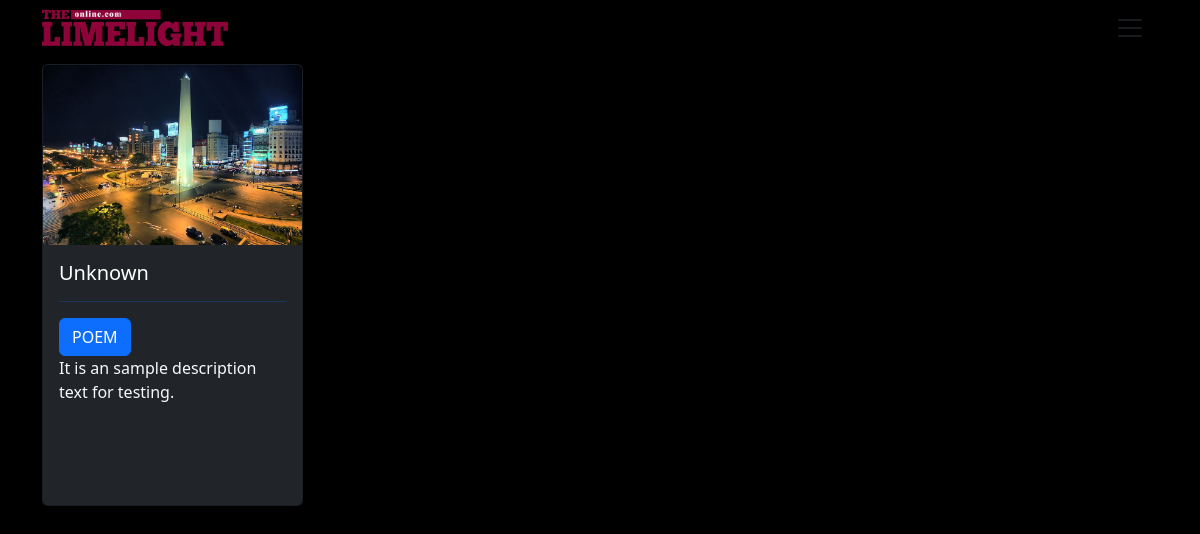
Page /poem on the committed database.
### poem/models.py (models this page shows, shortened)
class Poem(models.Model):
    LIVE = 1
    DELETE = 0
    DELETE_CHOICE = (
        (LIVE,'Live'),
        (DELETE,'Delete')
    )
    title = models.CharField(max_length=200)
    author = models.CharField(max_length=100)
    institution = models.CharField(max_length=300)
    description = models.TextField()
    detail = HTMLField()
    image = models.ImageField(upload_to='images/')
    priority = models.IntegerField(default=0)
    delete_choice = models.IntegerField(choices=DELETE_CHOICE, default=LIVE)
    created_at = models.DateTimeField(auto_now_add=True)
    updated_at = models.DateTimeField(auto_now=True)

### poem/views.py (the view)
# urls.py: path('poem', include('poem.urls')),
def poem(request):
    poems = Poem.objects.all()
    context = {
        'poems': poems,
    }
    return render(request, 'poem.html', context)

### templates/poem.html
{% extends 'blank_layout.html' %}
{% load static %}
{% block header %}
{% include 'header.html' %}
{% endblock header %}
{% block poem %}
<div class="container pt-5">
    <div class="row">
        {% for poem in poems %}
            <div class="col-md-3 pt-3">
                <a href="{% url 'poem_detail' poem.id %}" style="text-decoration: none;">
                    <div class="card bg-dark">
                        <img src="{{ poem.image.url }}" class="card-img-top" alt="...">
                        <div class="card-body" style="height:260px; overflow: hidden;">
                            <h5 class="card-title text-white">{{ poem.author }}</h5>
                            <hr>
                            <a href="{% url 'poem_detail' poem.id %}" class="btn btn-primary text-white">POEM</a>
                            <div class="card-text text-light" style="overflow: hidden; text-decoration: none;">{{ poem.description|safe }}</div>
                        </div>
                    </div>
                </a>
            </div>
        {% endfor %}
    </div>
</div>
{% endblock poem %}

### rows in the picture
Poem: image (picture), author "Unknown", description "It is an sample description text for testing."
